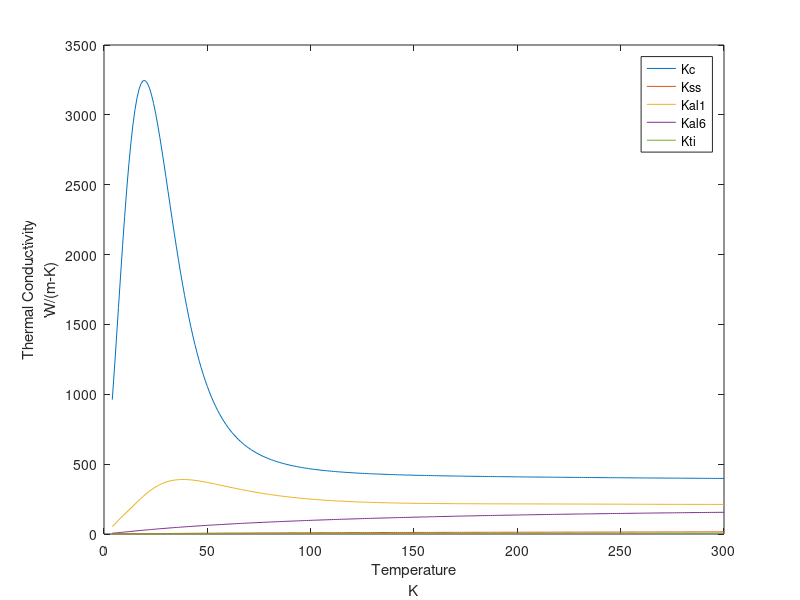

Recreate this plot in MATLAB.
clf, clc

T = 4:1:300;
Kc = zeros(1,length(T));
Kss = zeros(1,length(T));
Kal1 = zeros(1,length(T));
Kal6 = zeros(1,length(T));
Kti = zeros(1,length(T));

KcVar = zeros(1,200);
KssVar = zeros(1,200);
Kal1Var = zeros(1,200);
Kal6Var = zeros(1,200);
KtiVar = zeros(1,200);


%% OFHC Copper (UNS C10100/C10200)
a =2.3797;
b =-0.4918;
c =-0.98615;
d =0.13942;
e =0.30475;
f =-0.019713;
g =-0.046897;
h =0.0011969;
i =0.0029988;



for x = 1:length(T)
    Kc(x) = 10^((a + c*(T(x)^0.5) + e*T(x) + g*(T(x)^1.5) + i*(T(x)^2))/(1 + b*sqrt(T(x)) + d*T(x) + f*(T(x)^1.5) + h*(T(x)^2))); 
end

plot(T,Kc)
legend('Kc')
xlabel({'Temperature','K'})
ylabel({'Thermal Conductivity','W/(m-K)'})



%% 304 Stainless (UNS S30400)

a=	-1.4087;	
b=	1.3982;	
c=	0.2543;
d=	-0.6260;	
e=	0.2334;	
f=	0.4256;	
g=	-0.4658;
h=	0.1650;
i=	-0.0199;


for x = 1:length(T)
Kss(x) = 10^(a+b*(log10(T(x))) + c*(log10(T(x))^2) + d*(log10(T(x))^3) + e*(log10(T(x))^4) + f*(log10(T(x))^5) + g*(log10(T(x))^6) + h*(log10(T(x))^7) + i*(log10(T(x))^8));
end


%% 1100 Aluminum (UNS A91100)

a	=23.39172;
b	=-148.5733;
c	=422.1917;
d	=-653.6664;
e	=607.0402;
f	=-346.152;
g	=118.4276;
h	=-22.2781;
i	=1.770187;

for x = 1:length(T)
Kal1(x) = 10^(a+b*(log10(T(x))) + c*(log10(T(x))^2) + d*(log10(T(x))^3) + e*(log10(T(x))^4) + f*(log10(T(x))^5) + g*(log10(T(x))^6) + h*(log10(T(x))^7) + i*(log10(T(x))^8));
end

%% 6061-T6 Aluminum (UNS A96061)
a	=0.07918;
b=	1.0957;
c=	-0.07277;
d=	0.08084;
e=	0.02803;
f=	-0.09464;
g=	0.04179;
h=	-0.00571;
i=	0;

for x = 1:length(T)
Kal6(x) = 10^(a+b*(log10(T(x))) + c*(log10(T(x))^2) + d*(log10(T(x))^3) + e*(log10(T(x))^4) + f*(log10(T(x))^5) + g*(log10(T(x))^6) + h*(log10(T(x))^7) + i*(log10(T(x))^8));
end

%% Titanium 15-3-3-3


a=	-2.398794842;
b=	8.970743802;
c=	-29.19286973;
d=	54.87139779;
e=	-59.67137228;
f=	38.89321714;
g=	-14.94175848;
h=	3.111616089;
i=	-0.270452768;

for x = 1:length(T)
Kti(x) = 10^(a+b*(log10(T(x))) + c*(log10(T(x))^2) + d*(log10(T(x))^3) + e*(log10(T(x))^4) + f*(log10(T(x))^5) + g*(log10(T(x))^6) + h*(log10(T(x))^7) + i*(log10(T(x))^8));
end

plot(T,Kc,T,Kss,T,Kal1,T,Kal6,T,Kti)
legend('Kc','Kss','Kal1','Kal6','Kti')
xlabel({'Temperature','K'})
ylabel({'Thermal Conductivity','W/(m-K)'})


KcVar =Kc(97)-Kc(297);
KssVar = Kss(97)-Kss(297);
Kal1Var = (Kal1(97)-Kal1(297));
Kal6Var = (Kal6(97)-Kal6(297));
KtiVar = (Kti(97)-Kti(297));


% KcVar = abs(Kc(97)-Kc(297));
% KssVar = abs(Kss(97)-Kss(297));
% Kal1Var = abs(Kal1(97)-Kal1(297));
% Kal6Var = abs(Kal6(97)-Kal6(297));
% KtiVar = abs(Kti(97)-Kti(297));
 
% for x = 97:1:297
%     KcVar(x-96) = Kc(x);
%     KssVar(x-96) = Kss(x);
%     Kal1Var(x-96) = Kal1(x);
%     Kal6Var(x-96) = Kal6(x);
%     KtiVar(x-96) = Kti(x);
% 
% end
% 
% KcVar = abs(max(KcVar)-min(KcVar));
% KssVar = abs(max(KssVar)-min(KssVar));
% Kal1Var = abs(max(Kal1Var)-min(Kal1Var));
% Kal6Var = abs(max(Kal6Var)-min(Kal6Var));
% KtiVar = abs(max(KtiVar)-min(KtiVar));
%  
 
Var = [KcVar,KssVar,Kal1Var,Kal6Var,KtiVar]